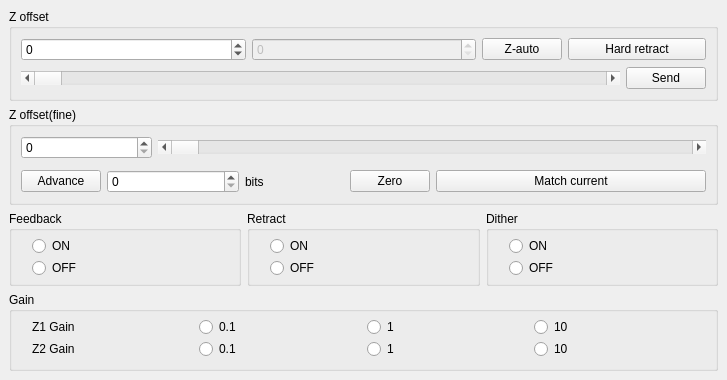
  <widget class="QDockWidget" name="Zcontrol">
   <property name="enabled">
    <bool>true</bool>
   </property>
   <property name="sizePolicy">
    <sizepolicy hsizetype="Minimum" vsizetype="Minimum">
     <horstretch>0</horstretch>
     <verstretch>0</verstretch>
    </sizepolicy>
   </property>
   <property name="minimumSize">
    <size>
     <width>363</width>
     <height>361</height>
    </size>
   </property>
   <property name="floating">
    <bool>true</bool>
   </property>
   <property name="features">
    <set>QDockWidget::AllDockWidgetFeatures</set>
   </property>
   <property name="allowedAreas">
    <set>Qt::AllDockWidgetAreas</set>
   </property>
   <property name="windowTitle">
    <string>Z control</string>
   </property>
   <attribute name="dockWidgetArea">
    <number>1</number>
   </attribute>
   <widget class="QWidget" name="dockWidgetContents_3">
    <layout class="QVBoxLayout" name="verticalLayout">
     <item>
      <widget class="QGroupBox" name="groupBox">
       <property name="title">
        <string>Z offset</string>
       </property>
       <property name="flat">
        <bool>false</bool>
       </property>
       <layout class="QGridLayout" name="gridLayout_4">
        <item row="2" column="0" colspan="10">
         <widget class="QScrollBar" name="horizontalScrollBar">
          <property name="minimum">
           <number>-32768</number>
          </property>
          <property name="maximum">
           <number>32767</number>
          </property>
          <property name="value">
           <number>-32768</number>
          </property>
          <property name="orientation">
           <enum>Qt::Horizontal</enum>
          </property>
         </widget>
        </item>
        <item row="0" column="8">
         <widget class="QPushButton" name="pushButton">
          <property name="text">
           <string>Z-auto</string>
          </property>
          <property name="iconSize">
           <size>
            <width>16</width>
            <height>9</height>
           </size>
          </property>
         </widget>
        </item>
        <item row="1" column="6">
         <spacer name="horizontalSpacer_33">
          <property name="orientation">
           <enum>Qt::Horizontal</enum>
          </property>
          <property name="sizeHint" stdset="0">
           <size>
            <width>40</width>
            <height>0</height>
           </size>
          </property>
         </spacer>
        </item>
        <item row="1" column="2">
         <spacer name="horizontalSpacer_27">
          <property name="orientation">
           <enum>Qt::Horizontal</enum>
          </property>
          <property name="sizeHint" stdset="0">
           <size>
            <width>40</width>
            <height>0</height>
           </size>
          </property>
         </spacer>
        </item>
        <item row="1" column="9">
         <spacer name="horizontalSpacer_30">
          <property name="orientation">
           <enum>Qt::Horizontal</enum>
          </property>
          <property name="sizeHint" stdset="0">
           <size>
            <width>40</width>
            <height>0</height>
           </size>
          </property>
         </spacer>
        </item>
        <item row="0" column="9" colspan="2">
         <widget class="QPushButton" name="pushButton_2">
          <property name="text">
           <string>Hard retract</string>
          </property>
         </widget>
        </item>
        <item row="1" column="0">
         <spacer name="horizontalSpacer_26">
          <property name="orientation">
           <enum>Qt::Horizontal</enum>
          </property>
          <property name="sizeHint" stdset="0">
           <size>
            <width>40</width>
            <height>0</height>
           </size>
          </property>
         </spacer>
        </item>
        <item row="1" column="1">
         <spacer name="horizontalSpacer_29">
          <property name="orientation">
           <enum>Qt::Horizontal</enum>
          </property>
          <property name="sizeHint" stdset="0">
           <size>
            <width>40</width>
            <height>0</height>
           </size>
          </property>
         </spacer>
        </item>
        <item row="1" column="4">
         <spacer name="horizontalSpacer_35">
          <property name="orientation">
           <enum>Qt::Horizontal</enum>
          </property>
          <property name="sizeHint" stdset="0">
           <size>
            <width>40</width>
            <height>0</height>
           </size>
          </property>
         </spacer>
        </item>
        <item row="2" column="10">
         <widget class="QPushButton" name="pushButton_3">
          <property name="text">
           <string>Send</string>
          </property>
         </widget>
        </item>
        <item row="1" column="3">
         <spacer name="horizontalSpacer_31">
          <property name="orientation">
           <enum>Qt::Horizontal</enum>
          </property>
          <property name="sizeHint" stdset="0">
           <size>
            <width>40</width>
            <height>0</height>
           </size>
          </property>
         </spacer>
        </item>
        <item row="1" column="8">
         <spacer name="horizontalSpacer_32">
          <property name="orientation">
           <enum>Qt::Horizontal</enum>
          </property>
          <property name="sizeHint" stdset="0">
           <size>
            <width>40</width>
            <height>0</height>
           </size>
          </property>
         </spacer>
        </item>
        <item row="1" column="7">
         <spacer name="horizontalSpacer_34">
          <property name="orientation">
           <enum>Qt::Horizontal</enum>
          </property>
          <property name="sizeHint" stdset="0">
           <size>
            <width>40</width>
            <height>0</height>
           </size>
          </property>
         </spacer>
        </item>
        <item row="1" column="10">
         <spacer name="horizontalSpacer_28">
          <property name="orientation">
           <enum>Qt::Horizontal</enum>
          </property>
          <property name="sizeHint" stdset="0">
           <size>
            <width>40</width>
            <height>0</height>
           </size>
          </property>
         </spacer>
        </item>
        <item row="1" column="5">
         <spacer name="horizontalSpacer_36">
          <property name="orientation">
           <enum>Qt::Horizontal</enum>
          </property>
          <property name="sizeHint" stdset="0">
           <size>
            <width>40</width>
            <height>0</height>
           </size>
          </property>
         </spacer>
        </item>
        <item row="0" column="0" colspan="4">
         <widget class="QSpinBox" name="spinBox_3">
          <property name="minimum">
           <number>-32768</number>
          </property>
          <property name="maximum">
           <number>32767</number>
          </property>
         </widget>
        </item>
        <item row="0" column="4" colspan="4">
         <widget class="QSpinBox" name="spinBox_4">
          <property name="enabled">
           <bool>false</bool>
          </property>
         </widget>
        </item>
       </layout>
      </widget>
     </item>
     <item>
      <widget class="QGroupBox" name="groupBox_4">
       <property name="title">
        <string>Z offset(fine)</string>
       </property>
       <property name="flat">
        <bool>false</bool>
       </property>
       <layout class="QGridLayout" name="gridLayout_14">
        <item row="1" column="0">
         <layout class="QVBoxLayout" name="verticalLayout_6">
          <item>
           <widget class="QWidget" name="widget" native="true">
            <layout class="QGridLayout" name="gridLayout_3">
             <property name="leftMargin">
              <number>0</number>
             </property>
             <property name="topMargin">
              <number>0</number>
             </property>
             <property name="rightMargin">
              <number>0</number>
             </property>
             <property name="bottomMargin">
              <number>0</number>
             </property>
             <item row="3" column="11">
              <spacer name="horizontalSpacer_24">
               <property name="orientation">
                <enum>Qt::Horizontal</enum>
               </property>
               <property name="sizeHint" stdset="0">
                <size>
                 <width>40</width>
                 <height>0</height>
                </size>
               </property>
              </spacer>
             </item>
             <item row="3" column="9">
              <spacer name="horizontalSpacer_16">
               <property name="orientation">
                <enum>Qt::Horizontal</enum>
               </property>
               <property name="sizeHint" stdset="0">
                <size>
                 <width>40</width>
                 <height>0</height>
                </size>
               </property>
              </spacer>
             </item>
             <item row="3" column="7">
              <spacer name="horizontalSpacer_20">
               <property name="orientation">
                <enum>Qt::Horizontal</enum>
               </property>
               <property name="sizeHint" stdset="0">
                <size>
                 <width>40</width>
                 <height>0</height>
                </size>
               </property>
              </spacer>
             </item>
             <item row="3" column="10">
              <spacer name="horizontalSpacer_25">
               <property name="orientation">
                <enum>Qt::Horizontal</enum>
               </property>
               <property name="sizeHint" stdset="0">
                <size>
                 <width>40</width>
                 <height>0</height>
                </size>
               </property>
              </spacer>
             </item>
             <item row="3" column="6">
              <spacer name="horizontalSpacer_18">
               <property name="orientation">
                <enum>Qt::Horizontal</enum>
               </property>
               <property name="sizeHint" stdset="0">
                <size>
                 <width>40</width>
                 <height>0</height>
                </size>
               </property>
              </spacer>
             </item>
             <item row="3" column="0">
              <spacer name="horizontalSpacer_11">
               <property name="orientation">
                <enum>Qt::Horizontal</enum>
               </property>
               <property name="sizeHint" stdset="0">
                <size>
                 <width>40</width>
                 <height>0</height>
                </size>
               </property>
              </spacer>
             </item>
             <item row="3" column="13">
              <spacer name="horizontalSpacer_15">
               <property name="orientation">
                <enum>Qt::Horizontal</enum>
               </property>
               <property name="sizeHint" stdset="0">
                <size>
                 <width>40</width>
                 <height>0</height>
                </size>
               </property>
              </spacer>
             </item>
             <item row="3" column="1">
              <spacer name="horizontalSpacer_14">
               <property name="orientation">
                <enum>Qt::Horizontal</enum>
               </property>
               <property name="sizeHint" stdset="0">
                <size>
                 <width>40</width>
                 <height>0</height>
                </size>
               </property>
              </spacer>
             </item>
             <item row="3" column="2">
              <spacer name="horizontalSpacer_21">
               <property name="orientation">
                <enum>Qt::Horizontal</enum>
               </property>
               <property name="sizeHint" stdset="0">
                <size>
                 <width>40</width>
                 <height>0</height>
                </size>
               </property>
              </spacer>
             </item>
             <item row="3" column="3">
              <spacer name="horizontalSpacer_22">
               <property name="orientation">
                <enum>Qt::Horizontal</enum>
               </property>
               <property name="sizeHint" stdset="0">
                <size>
                 <width>40</width>
                 <height>0</height>
                </size>
               </property>
              </spacer>
             </item>
             <item row="3" column="12">
              <spacer name="horizontalSpacer_23">
               <property name="orientation">
                <enum>Qt::Horizontal</enum>
               </property>
               <property name="sizeHint" stdset="0">
                <size>
                 <width>40</width>
                 <height>0</height>
                </size>
               </property>
              </spacer>
             </item>
             <item row="3" column="8">
              <spacer name="horizontalSpacer_17">
               <property name="orientation">
                <enum>Qt::Horizontal</enum>
               </property>
               <property name="sizeHint" stdset="0">
                <size>
                 <width>40</width>
                 <height>0</height>
                </size>
               </property>
              </spacer>
             </item>
             <item row="3" column="5">
              <spacer name="horizontalSpacer_19">
               <property name="orientation">
                <enum>Qt::Horizontal</enum>
               </property>
               <property name="sizeHint" stdset="0">
                <size>
                 <width>40</width>
                 <height>0</height>
                </size>
               </property>
              </spacer>
             </item>
             <item row="0" column="0">
              <widget class="QPushButton" name="pushButton_11">
               <property name="text">
                <string>Advance</string>
               </property>
              </widget>
             </item>
             <item row="0" column="4">
              <widget class="QLabel" name="label_14">
               <property name="text">
                <string>bits</string>
               </property>
              </widget>
             </item>
             <item row="0" column="1" colspan="3">
              <widget class="QSpinBox" name="spinBox_2"/>
             </item>
             <item row="0" column="7">
              <widget class="QPushButton" name="pushButton_9">
               <property name="text">
                <string>Zero</string>
               </property>
              </widget>
             </item>
             <item row="0" column="8" colspan="6">
              <widget class="QPushButton" name="pushButton_10">
               <property name="text">
                <string>Match current</string>
               </property>
              </widget>
             </item>
            </layout>
           </widget>
          </item>
         </layout>
        </item>
        <item row="0" column="0">
         <layout class="QGridLayout" name="gridLayout_5">
          <property name="leftMargin">
           <number>0</number>
          </property>
          <property name="rightMargin">
           <number>0</number>
          </property>
          <item row="1" column="4">
           <spacer name="horizontalSpacer_3">
            <property name="orientation">
             <enum>Qt::Horizontal</enum>
            </property>
            <property name="sizeHint" stdset="0">
             <size>
              <width>40</width>
              <height>5</height>
             </size>
            </property>
           </spacer>
          </item>
          <item row="1" column="2">
           <spacer name="horizontalSpacer_10">
            <property name="orientation">
             <enum>Qt::Horizontal</enum>
            </property>
            <property name="sizeHint" stdset="0">
             <size>
              <width>40</width>
              <height>5</height>
             </size>
            </property>
           </spacer>
          </item>
          <item row="0" column="0">
           <widget class="QSpinBox" name="spinBox"/>
          </item>
          <item row="1" column="3">
           <spacer name="horizontalSpacer_6">
            <property name="orientation">
             <enum>Qt::Horizontal</enum>
            </property>
            <property name="sizeHint" stdset="0">
             <size>
              <width>40</width>
              <height>5</height>
             </size>
            </property>
           </spacer>
          </item>
          <item row="1" column="0">
           <spacer name="horizontalSpacer_4">
            <property name="orientation">
             <enum>Qt::Horizontal</enum>
            </property>
            <property name="sizeHint" stdset="0">
             <size>
              <width>40</width>
              <height>5</height>
             </size>
            </property>
           </spacer>
          </item>
          <item row="1" column="5">
           <spacer name="horizontalSpacer_5">
            <property name="orientation">
             <enum>Qt::Horizontal</enum>
            </property>
            <property name="sizeHint" stdset="0">
             <size>
              <width>40</width>
              <height>5</height>
             </size>
            </property>
           </spacer>
          </item>
          <item row="0" column="1" colspan="5">
           <widget class="QScrollBar" name="horizontalScrollBar_4">
            <property name="minimum">
             <number>-32768</number>
            </property>
            <property name="maximum">
             <number>32767</number>
            </property>
            <property name="value">
             <number>-32768</number>
            </property>
            <property name="orientation">
             <enum>Qt::Horizontal</enum>
            </property>
           </widget>
          </item>
         </layout>
        </item>
       </layout>
      </widget>
     </item>
     <item>
      <widget class="QWidget" name="widget_7" native="true">
       <layout class="QHBoxLayout" name="horizontalLayout_2">
        <property name="leftMargin">
         <number>0</number>
        </property>
        <property name="topMargin">
         <number>0</number>
        </property>
        <property name="rightMargin">
         <number>0</number>
        </property>
        <property name="bottomMargin">
         <number>0</number>
        </property>
        <item>
         <widget class="QGroupBox" name="groupBox_13">
          <property name="title">
           <string>Feedback</string>
          </property>
          <layout class="QVBoxLayout" name="verticalLayout_4">
           <property name="spacing">
            <number>2</number>
           </property>
           <property name="leftMargin">
            <number>20</number>
           </property>
           <property name="topMargin">
            <number>5</number>
           </property>
           <property name="bottomMargin">
            <number>5</number>
           </property>
           <item>
            <widget class="QRadioButton" name="radioButton_29">
             <property name="text">
              <string>ON</string>
             </property>
            </widget>
           </item>
           <item>
            <widget class="QRadioButton" name="radioButton_30">
             <property name="text">
              <string>OFF</string>
             </property>
            </widget>
           </item>
          </layout>
         </widget>
        </item>
        <item>
         <widget class="QGroupBox" name="groupBox_12">
          <property name="title">
           <string>Retract</string>
          </property>
          <layout class="QVBoxLayout" name="verticalLayout_5">
           <property name="spacing">
            <number>2</number>
           </property>
           <property name="leftMargin">
            <number>20</number>
           </property>
           <property name="topMargin">
            <number>5</number>
           </property>
           <property name="bottomMargin">
            <number>5</number>
           </property>
           <item>
            <widget class="QRadioButton" name="radioButton_25">
             <property name="text">
              <string>ON</string>
             </property>
            </widget>
           </item>
           <item>
            <widget class="QRadioButton" name="radioButton_26">
             <property name="text">
              <string>OFF</string>
             </property>
            </widget>
           </item>
          </layout>
         </widget>
        </item>
        <item>
         <widget class="QGroupBox" name="groupBox_11">
          <property name="title">
           <string>Dither</string>
          </property>
          <layout class="QVBoxLayout" name="verticalLayout_7">
           <property name="spacing">
            <number>2</number>
           </property>
           <property name="leftMargin">
            <number>20</number>
           </property>
           <property name="topMargin">
            <number>5</number>
           </property>
           <property name="bottomMargin">
            <number>5</number>
           </property>
           <item>
            <widget class="QRadioButton" name="radioButton_28">
             <property name="text">
              <string>ON</string>
             </property>
            </widget>
           </item>
           <item>
            <widget class="QRadioButton" name="radioButton_27">
             <property name="text">
              <string>OFF</string>
             </property>
            </widget>
           </item>
          </layout>
         </widget>
        </item>
       </layout>
      </widget>
     </item>
     <item>
      <widget class="QGroupBox" name="groupBox_3">
       <property name="title">
        <string>Gain</string>
       </property>
       <property name="flat">
        <bool>false</bool>
       </property>
       <layout class="QVBoxLayout" name="verticalLayout_2">
        <property name="spacing">
         <number>2</number>
        </property>
        <property name="leftMargin">
         <number>9</number>
        </property>
        <property name="topMargin">
         <number>5</number>
        </property>
        <property name="rightMargin">
         <number>9</number>
        </property>
        <property name="bottomMargin">
         <number>9</number>
        </property>
        <item>
         <widget class="QWidget" name="widget_5" native="true">
          <layout class="QHBoxLayout" name="horizontalLayout_3">
           <property name="spacing">
            <number>6</number>
           </property>
           <property name="leftMargin">
            <number>11</number>
           </property>
           <property name="topMargin">
            <number>0</number>
           </property>
           <property name="rightMargin">
            <number>11</number>
           </property>
           <property name="bottomMargin">
            <number>0</number>
           </property>
           <item>
            <widget class="QLabel" name="label_9">
             <property name="text">
              <string>Z1 Gain</string>
             </property>
            </widget>
           </item>
           <item>
            <widget class="QRadioButton" name="radioButton_7">
             <property name="text">
              <string>0.1</string>
             </property>
            </widget>
           </item>
           <item>
            <widget class="QRadioButton" name="radioButton_8">
             <property name="text">
              <string>1</string>
             </property>
            </widget>
           </item>
           <item>
            <widget class="QRadioButton" name="radioButton_9">
             <property name="text">
              <string>10</string>
             </property>
            </widget>
           </item>
          </layout>
         </widget>
        </item>
        <item>
         <widget class="QWidget" name="widget_6" native="true">
          <layout class="QHBoxLayout" name="horizontalLayout_4">
           <property name="leftMargin">
            <number>11</number>
           </property>
           <property name="topMargin">
            <number>0</number>
           </property>
           <property name="rightMargin">
            <number>11</number>
           </property>
           <property name="bottomMargin">
            <number>0</number>
           </property>
           <item>
            <widget class="QLabel" name="label_10">
             <property name="text">
              <string>Z2 Gain</string>
             </property>
            </widget>
           </item>
           <item>
            <widget class="QRadioButton" name="radioButton_10">
             <property name="text">
              <string>0.1</string>
             </property>
            </widget>
           </item>
           <item>
            <widget class="QRadioButton" name="radioButton_12">
             <property name="text">
              <string>1</string>
             </property>
            </widget>
           </item>
           <item>
            <widget class="QRadioButton" name="radioButton_11">
             <property name="text">
              <string>10</string>
             </property>
            </widget>
           </item>
          </layout>
         </widget>
        </item>
       </layout>
      </widget>
     </item>
    </layout>
   </widget>
  </widget>
